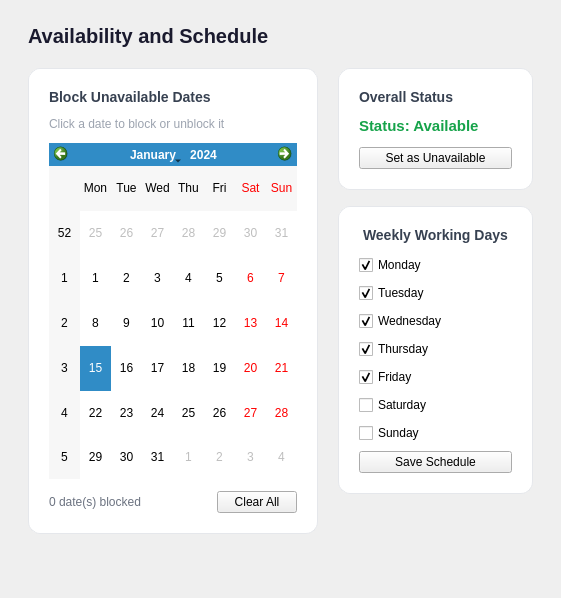
        <widget class="QWidget" name="AvailabilityPage">
         <layout class="QVBoxLayout" name="availPageLayout">
          <property name="leftMargin">
           <number>28</number>
          </property>
          <property name="topMargin">
           <number>24</number>
          </property>
          <property name="rightMargin">
           <number>28</number>
          </property>
          <property name="bottomMargin">
           <number>24</number>
          </property>
          <property name="spacing">
           <number>20</number>
          </property>
          <item>
           <widget class="QLabel" name="availPageTitle">
            <property name="text">
             <string>Availability and Schedule</string>
            </property>
            <property name="styleSheet">
             <string notr="true">font-size:20px;font-weight:bold;color:#1a1a2e;</string>
            </property>
           </widget>
          </item>
          <item>
           <layout class="QHBoxLayout" name="availRowLayout">
            <property name="spacing">
             <number>20</number>
            </property>
            <item>
             <widget class="QFrame" name="calendarCard">
              <property name="styleSheet">
               <string notr="true">QFrame#calendarCard{background-color:#ffffff;border-radius:12px;border:1px solid #e5e7eb;}</string>
              </property>
              <layout class="QVBoxLayout" name="calendarCardLayout">
               <property name="leftMargin">
                <number>20</number>
               </property>
               <property name="topMargin">
                <number>20</number>
               </property>
               <property name="rightMargin">
                <number>20</number>
               </property>
               <property name="bottomMargin">
                <number>20</number>
               </property>
               <property name="spacing">
                <number>12</number>
               </property>
               <item>
                <widget class="QLabel" name="calendarCardTitle">
                 <property name="text">
                  <string>Block Unavailable Dates</string>
                 </property>
                 <property name="styleSheet">
                  <string notr="true">font-size:14px;font-weight:bold;color:#374151;</string>
                 </property>
                </widget>
               </item>
               <item>
                <widget class="QLabel" name="calendarHintLabel">
                 <property name="text">
                  <string>Click a date to block or unblock it</string>
                 </property>
                 <property name="styleSheet">
                  <string notr="true">color:#9ca3af;font-size:12px;</string>
                 </property>
                </widget>
               </item>
               <item>
                <widget class="QCalendarWidget" name="availabilityCalendar">
                 <property name="minimumSize">
                  <size>
                   <width>0</width>
                   <height>220</height>
                  </size>
                 </property>
                </widget>
               </item>
               <item>
                <layout class="QHBoxLayout" name="calendarFooterLayout">
                 <item>
                  <widget class="QLabel" name="blockedDatesCountLabel">
                   <property name="text">
                    <string>0 date(s) blocked</string>
                   </property>
                   <property name="styleSheet">
                    <string notr="true">color:#6b7280;font-size:12px;</string>
                   </property>
                  </widget>
                 </item>
                 <item>
                  <spacer name="calFooterSpacer">
                   <property name="orientation">
                    <enum>Qt::Horizontal</enum>
                   </property>
                   <property name="sizeHint" stdset="0">
                    <size>
                     <width>40</width>
                     <height>20</height>
                    </size>
                   </property>
                  </spacer>
                 </item>
                 <item>
                  <widget class="QPushButton" name="clearBlockedDatesBtn">
                   <property name="text">
                    <string>Clear All</string>
                   </property>
                   <property name="maximumSize">
                    <size>
                     <width>100</width>
                     <height>16777215</height>
                    </size>
                   </property>
                  </widget>
                 </item>
                </layout>
               </item>
              </layout>
             </widget>
            </item>
            <item>
             <layout class="QVBoxLayout" name="availRightColumn">
              <property name="spacing">
               <number>16</number>
              </property>
              <item>
               <widget class="QFrame" name="statusCard">
                <property name="styleSheet">
                 <string notr="true">QFrame#statusCard{background-color:#ffffff;border-radius:12px;border:1px solid #e5e7eb;}</string>
                </property>
                <layout class="QVBoxLayout" name="statusCardLayout">
                 <property name="leftMargin">
                  <number>20</number>
                 </property>
                 <property name="topMargin">
                  <number>20</number>
                 </property>
                 <property name="rightMargin">
                  <number>20</number>
                 </property>
                 <property name="bottomMargin">
                  <number>20</number>
                 </property>
                 <property name="spacing">
                  <number>12</number>
                 </property>
                 <item>
                  <widget class="QLabel" name="statusCardTitle">
                   <property name="text">
                    <string>Overall Status</string>
                   </property>
                   <property name="styleSheet">
                    <string notr="true">font-size:14px;font-weight:bold;color:#374151;</string>
                   </property>
                  </widget>
                 </item>
                 <item>
                  <widget class="QLabel" name="availabilityStatusLabel">
                   <property name="text">
                    <string>Status: Available</string>
                   </property>
                   <property name="styleSheet">
                    <string notr="true">font-size:15px;font-weight:bold;color:#16a34a;</string>
                   </property>
                  </widget>
                 </item>
                 <item>
                  <widget class="QPushButton" name="toggleAvailabilityBtn">
                   <property name="text">
                    <string>Set as Unavailable</string>
                   </property>
                   <property name="maximumSize">
                    <size>
                     <width>200</width>
                     <height>16777215</height>
                    </size>
                   </property>
                  </widget>
                 </item>
                </layout>
               </widget>
              </item>
              <item>
               <widget class="QFrame" name="scheduleCard">
                <property name="styleSheet">
                 <string notr="true">QFrame#scheduleCard{background-color:#ffffff;border-radius:12px;border:1px solid #e5e7eb;}</string>
                </property>
                <layout class="QVBoxLayout" name="scheduleCardLayout">
                 <property name="leftMargin">
                  <number>20</number>
                 </property>
                 <property name="topMargin">
                  <number>20</number>
                 </property>
                 <property name="rightMargin">
                  <number>20</number>
                 </property>
                 <property name="bottomMargin">
                  <number>20</number>
                 </property>
                 <property name="spacing">
                  <number>8</number>
                 </property>
                 <item>
                  <widget class="QLabel" name="scheduleCardTitle">
                   <property name="text">
                    <string>Weekly Working Days</string>
                   </property>
                   <property name="styleSheet">
                    <string notr="true">font-size:14px;font-weight:bold;color:#374151;margin-bottom:4px;</string>
                   </property>
                  </widget>
                 </item>
                 <item>
                  <widget class="QCheckBox" name="monCheck">
                   <property name="text">
                    <string>Monday</string>
                   </property>
                   <property name="checked">
                    <bool>true</bool>
                   </property>
                  </widget>
                 </item>
                 <item>
                  <widget class="QCheckBox" name="tueCheck">
                   <property name="text">
                    <string>Tuesday</string>
                   </property>
                   <property name="checked">
                    <bool>true</bool>
                   </property>
                  </widget>
                 </item>
                 <item>
                  <widget class="QCheckBox" name="wedCheck">
                   <property name="text">
                    <string>Wednesday</string>
                   </property>
                   <property name="checked">
                    <bool>true</bool>
                   </property>
                  </widget>
                 </item>
                 <item>
                  <widget class="QCheckBox" name="thuCheck">
                   <property name="text">
                    <string>Thursday</string>
                   </property>
                   <property name="checked">
                    <bool>true</bool>
                   </property>
                  </widget>
                 </item>
                 <item>
                  <widget class="QCheckBox" name="friCheck">
                   <property name="text">
                    <string>Friday</string>
                   </property>
                   <property name="checked">
                    <bool>true</bool>
                   </property>
                  </widget>
                 </item>
                 <item>
                  <widget class="QCheckBox" name="satCheck">
                   <property name="text">
                    <string>Saturday</string>
                   </property>
                   <property name="checked">
                    <bool>false</bool>
                   </property>
                  </widget>
                 </item>
                 <item>
                  <widget class="QCheckBox" name="sunCheck">
                   <property name="text">
                    <string>Sunday</string>
                   </property>
                   <property name="checked">
                    <bool>false</bool>
                   </property>
                  </widget>
                 </item>
                 <item>
                  <widget class="QPushButton" name="saveScheduleBtn">
                   <property name="text">
                    <string>Save Schedule</string>
                   </property>
                   <property name="maximumSize">
                    <size>
                     <width>160</width>
                     <height>16777215</height>
                    </size>
                   </property>
                  </widget>
                 </item>
                </layout>
               </widget>
              </item>
              <item>
               <spacer name="availRightSpacer">
                <property name="orientation">
                 <enum>Qt::Vertical</enum>
                </property>
                <property name="sizeHint" stdset="0">
                 <size>
                  <width>20</width>
                  <height>40</height>
                 </size>
                </property>
               </spacer>
              </item>
             </layout>
            </item>
           </layout>
          </item>
          <item>
           <spacer name="availPageSpacer">
            <property name="orientation">
             <enum>Qt::Vertical</enum>
            </property>
            <property name="sizeHint" stdset="0">
             <size>
              <width>20</width>
              <height>40</height>
             </size>
            </property>
           </spacer>
          </item>
         </layout>
        </widget>
